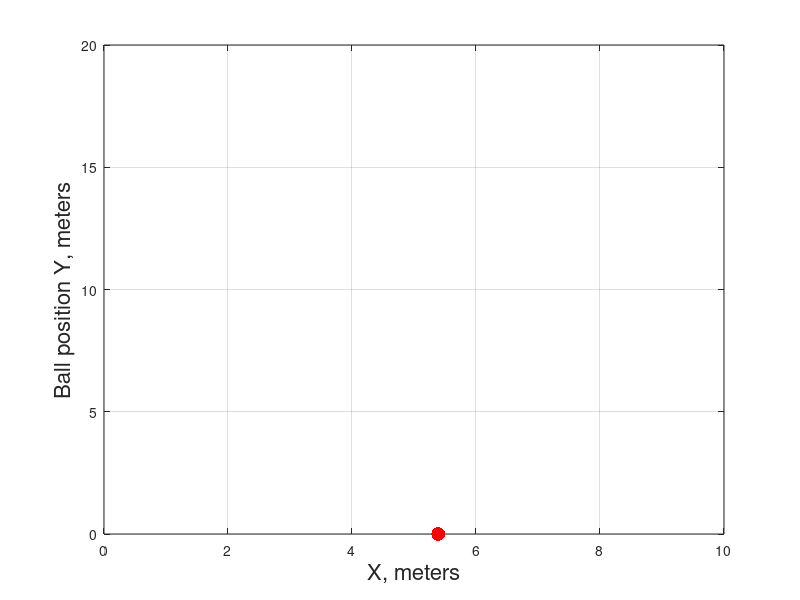

Write MATLAB code to recreate this figure.
%%% Code to simulate bouncing of ball

clc; clear; close all;

% Initial conditions
h0 = 20; % Initial drop height, m
vy = 0; % Initial y velocity, m/s
vx = 0.5; % Initial x velocity, m/s
t = 0; % Initial time when dropped

% Constants
g = 9.81; % Gravity
rho = 0.7; % Velocity reduction in each bounce (accounts for loss of energy, effectively elasticity)
dt = 0.01; % Timestep, s

% Problem setup
peakHeight = h0; % Set as initial drop height
h = h0; % Instantaneous height
hstop = 0.1; % Stop simulation when below this height
T = [0:dt:1000]; % Time array
H = zeros(1, length(T)); % Height array - efficient
x = vx * T; % m/s * s = m

% Initialise figure
figure;
hsol = plot(x(1),h0,'r.', 'MarkerSize',30);
grid on;
xlabel('X, meters', 'FontSize',16);
ylabel('Ball position Y, meters', 'FontSize',16);
axis([0 10 0 h0]);
drawnow

% Main loop
maxIter = 100000;
loopCounter = 1;

while (peakHeight > hstop) && (loopCounter < maxIter)

    hNew = h + vy * dt - 0.5 * g * dt^2; % Suvat to calculate new height, s=vt-0.5at^2

    if (hNew<0) % Ball has hit ground
        
        % Find index of previous bounce (ball hitting ground)
        prevBouncInd = find(H(1:loopCounter-1)==0, 1, 'last');
        if isempty(prevBouncInd)
            prevBouncInd = 1;
        end

        % Find peak height of the current bounce
        [peakHeight, index] = max(H(prevBouncInd:end));

        % Reflect ball
        h = 0;
        vy = -vy * rho;

    else % Update ball height and y vel

        vy = vy - g*dt;
        h = hNew;

    end

    % Update figure with new ball position
        set(hsol,'XData',x(loopCounter))
        set(hsol,'YData',h)
        drawnow


        H(loopCounter) = h;
        loopCounter = loopCounter + 1;

end
